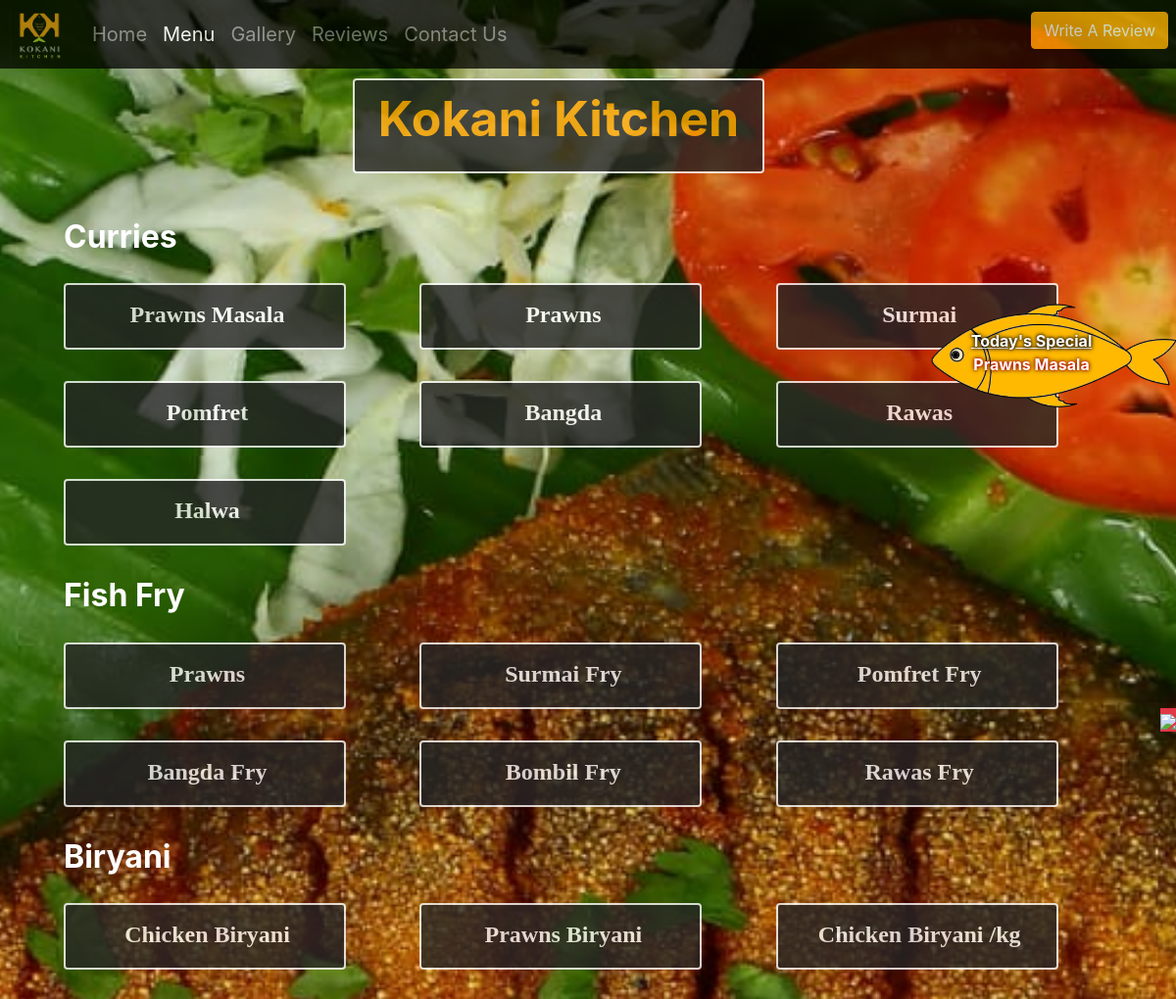
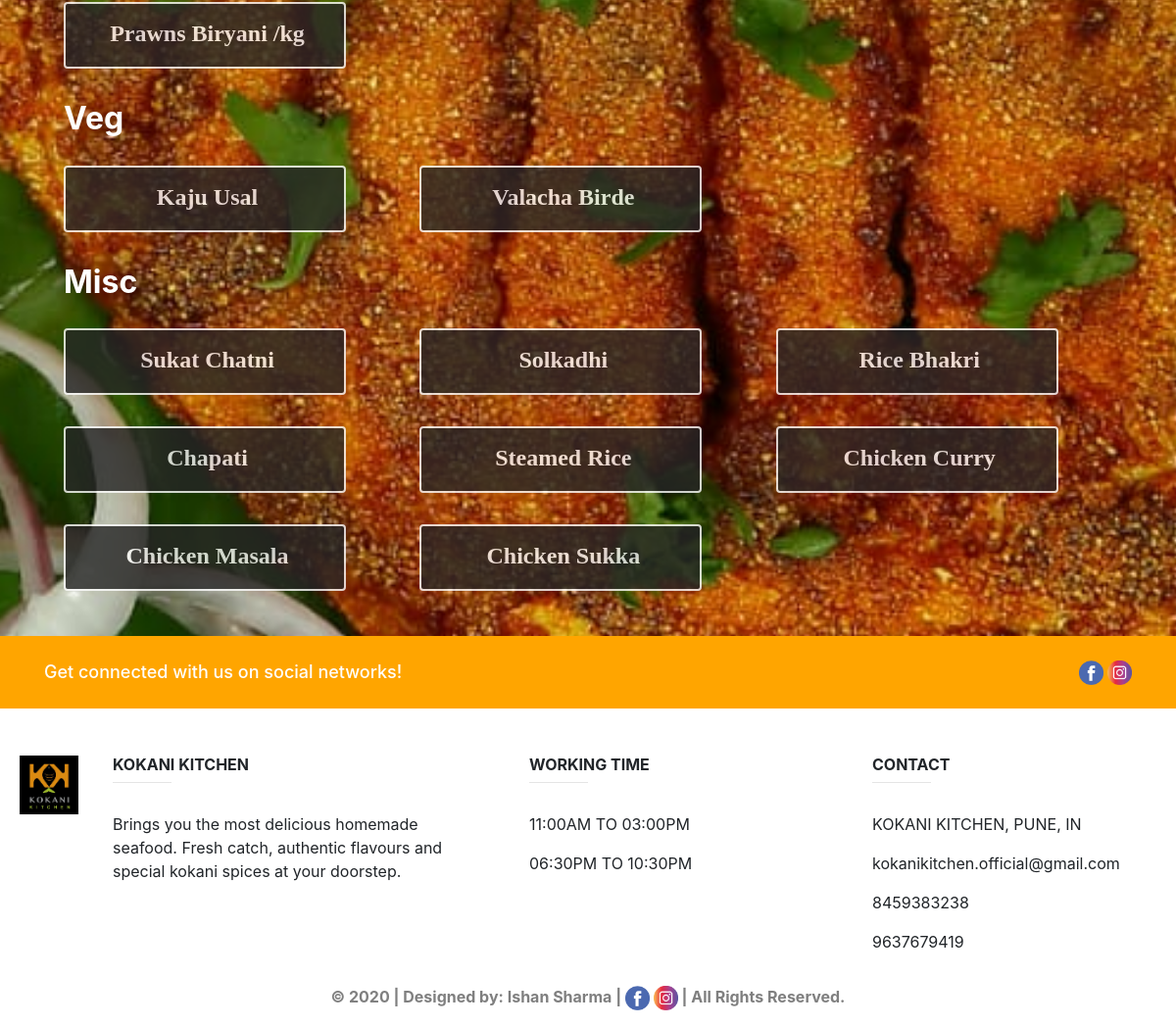
The app's page /menu/ with its own data (2 pictures, top to bottom).
### ReviewApp/models.py (models this page shows, shortened)
class TodaysSpecial(models.Model):
    dish_id = models.AutoField(primary_key=True)
    dname = models.CharField(max_length=50, default="")
    dprice = models.IntegerField(default=0)

class Dishe(models.Model):
    dish_id = models.AutoField(primary_key=True)
    dname = models.CharField(max_length=50, default="")
    category = models.CharField(max_length=50, default="", choices=[('Curries', 'Curries'), ('Fish Fry','Fish Fry'), ('Biryani', 'Biryani'), ('Veg', 'Veg'), ('Misc', 'Misc')])
    dprice = models.IntegerField(default=0)

### ReviewApp/views.py (the view)
# urls.py: path('menu/', views.menu, name="menu"),
def menu(request):
    today = TodaysSpecial.objects.all()
    misc = Dishe.objects.filter(category = 'Misc')
    biryani = Dishe.objects.filter(category = 'Biryani')
    veg = Dishe.objects.filter(category = 'Veg')
    curries = Dishe.objects.filter(category = 'Curries')
    fishfry = Dishe.objects.filter(category = 'Fish Fry')
    return render(request, 'menu.html', {'misc': misc, 'biryani': biryani, 'veg': veg, 'curries': curries, 'fishfry': fishfry,
                                         'today': today})

### ReviewApp/templates/menu.html (shortened to what this page needs)
{% extends 'basic.html' %}
{% block css %}
{% load static %}
{% endblock %}
{% block body %}
	<div class="container" style="padding-bottom: 10px">
		<div class="card title_class" align="center" style="max-width: 420px; min-width: 220px;"><p class="title" style="color: orange; font-weight: bold;">Kokani Kitchen</p></div><br>
		<h4 style="font-weight: bold; color: white; margin-left: 20px; margin-top: 20px; font-size: 2rem;">Curries</h4>
		<div class="container wrapper">
			{% for item in curries %}
			<div class="card" align="center">
				<p class="content">{{item.dname}}</p>
			</div>
			{% if forloop.counter|divisibleby:3 and forloop.counter > 0 and not forloop.last %}
			</div><div class="container wrapper">
			{% endif %}
			{% endfor %}</div>
		<h4 style="font-weight: bold; color: white; margin-left: 20px; margin-top: 20px; font-size: 2rem;">Fish Fry</h4>
		<div class="container wrapper">
			{% for item in fishfry %}
			<div class="card" align="center">
				<p class="content">{{item.dname}}</p>
			</div>
			{% if forloop.counter|divisibleby:3 and forloop.counter > 0 and not forloop.last %}
			</div><div class="container wrapper">
			{% endif %}
			{% endfor %}</div>
		<h4 style="font-weight: bold; color: white; margin-left: 20px; margin-top: 20px; font-size: 2rem;">Biryani</h4>
		<div class="container wrapper">
			{% for item in biryani %}
			<div class="card" align="center">
				<p class="content">{{item.dname}}</p>
			</div>
			{% if forloop.counter|divisibleby:3 and forloop.counter > 0 and not forloop.last %}
			</div><div class="container wrapper">
			{% endif %}
			{% endfor %}</div>
		<h4 style="font-weight: bold; color: white; margin-left: 20px; margin-top: 20px; font-size: 2rem;">Veg</h4>
		<div class="container wrapper">
			{% for item in veg %}
			<div class="card" align="center">
				<p class="content">{{item.dname}}</p>
			</div>
			{% endfor %}</div>
		<h4 style="font-weight: bold; color: white; margin-left: 20px; margin-top: 20px; font-size: 2rem;">Misc</h4>
		<div class="container wrapper">
			{% for item in misc %}
			<div class="card" align="center">
				<p class="content">{{item.dname}}</p>
			</div>
			{% if forloop.counter|divisibleby:3 and forloop.counter > 0 and not forloop.last %}
			</div><div class="container wrapper">
			{% endif %}
			{% endfor %}</div>
		<br>
	</div>
{% endblock %}

### ReviewApp/templates/basic.html (shortened to what this page needs)
<!doctype html>
<html lang="en">
  <head>
    <link rel="stylesheet" href="https://stackpath.bootstrapcdn.com/bootstrap/4.5.2/css/bootstrap.min.css">
  </head>
  <body>
    {% load static %}
    <div class="main mb-20" style="min-height: 800px; background-image: url('{% static 'fish.jpg' %}');background-position: center center; background-repeat: no-repeat; background-attachment: fixed; background-size: cover;">
      <nav class="navbar navbar-expand-lg navbar-dark" style="opacity: 75%; background-color: black; padding: 0px;">
        <a class="navbar-brand" href="/"><img src="{% static 'logo.jpg' %}" style="height: 60px; width: 60px; margin-left: 10px;"></a>
        <div class="collapse navbar-collapse" id="navbarSupportedContent">
          <ul class="navbar-nav mr-auto">
            <li class="nav-item" id="home">
              <a class="nav-link" href="/" style="font-size: 20px;">Home</a>
            </li>
            <li class="nav-item" id="menu">
              <a class="nav-link" href="{% url 'menu' %}" style="font-size: 20px;">Menu</a>
            </li>
            <li class="nav-item" id="gallery">
              <a class="nav-link" href="{% url 'gallery' %}" style="font-size: 20px;">Gallery</a>
            </li>
            <li class="nav-item" id="reviews">
              <a class="nav-link" href="{% url 'reviews' %}" style="font-size: 20px;">Reviews</a>
            </li>
            <li class="nav-item" id="contact">
              <a class="nav-link" href="{% url 'contact' %}" style="font-size: 20px;">Contact Us</a>
            </li>
          </ul>
          <a href="{% url 'write_review' %}"><button type="button" class="btn mb-2 mr-2 float-right review" style="background-color: orange; border-color: orange; color: white;">Write A Review</button></a>
        </div>
      </nav>
      <div class="today">
        <div class="today_margin" align="center">
          {% for i in today %}
          <p class="today_text"><b><u style="text-shadow: 0 0 3px black, 0 0 5px black; color: white;">Today's Special</u></b><br><span style="color: white;text-shadow: 0 0 3px red, 0 0 5px black;"><b>{{i.dname}}</b></span></p><br>
          {% endfor %}
        </div>
      </div>
      <div class="icons" style="top: 35%; right: 0; transform: translateY(-50); position: fixed; z-index: 100;">
        <div class="zomato" style="background-color: #E23744">
          <a href="#"><img src="{% static 'zomato.png' %}" height="60px"></a>
        </div>
      </div>
      {% block body %}  {% endblock %}
    </div>
    <div>
      <footer class="page-footer font-small blue-grey lighten-5">
        <div style="background-color: orange;">
          <div class="container">
            <div class="row py-4 d-flex align-items-center">
              <div class="col-md-6 col-lg-5 text-center text-md-left mb-4 mb-md-0">
                <h6 class="mb-0" style="font-size: 18px; color: white">Get connected with us on social networks!</h6>
              </div>
              <div class="col-md-6 col-lg-7 text-center text-md-right">
                <a href="https://www.facebook.com/Relekars-Kokani-Kitchen-109474680644143/"  target="_blank" class="fb-ic">
                  <img class="icon" src="{% static 'fb.png' %}" style="width: 25px; height: 25px;">
                </a>
                <a href="https://instagram.com/relekarskokanikitchen?igshid=dddwlhj5l38y"  target="_blank" class="ig-ic"  >
                  <img class="icon" src="{% static 'ig.png' %}" style="width: 25px; height: 25px;">
                </a>
              </div>
            </div>
          </div>
        </div>
        <div class="container-fluid text-center text-md-left mt-5">
          <div class="row mt-3 dark-grey-text">
            <div class="col-md-2 col-lg-1 col-xl-1 mb-4" align="center">
              <img src="{% static 'logo.jpg' %}" style="height: 60px; width: 60px">
            </div>
            <div class="col-md-4 col-lg-5 col-xl-4 mb-4">
              <h6 class="text-uppercase font-weight-bold">Kokani Kitchen</h6>
              <hr class="teal accent-3 mb-4 mt-0 d-inline-block mx-auto" style="width: 60px;">
              <p>Brings you the most delicious homemade seafood. Fresh catch, authentic flavours and special kokani spices at your doorstep.</p>
            </div>
            <div class="col-md-4 col-lg-3 col-xl-3 mx-auto mb-1">
              <h6 class="text-uppercase font-weight-bold">Working Time</h6>
              <hr class="teal accent-3 mb-4 mt-0 d-inline-block mx-auto" style="width: 60px;">
              <p>
                11:00AM TO 03:00PM
              </p>
              <p>
                06:30PM TO 10:30PM
              </p>
            </div>
            <div class="col-md-4 col-lg-3 col-xl-3 mx-auto mb-md-0 mb-4">
              <h6 class="text-uppercase font-weight-bold">Contact</h6>
              <hr class="teal accent-3 mb-4 mt-0 d-inline-block mx-auto" style="width: 60px;">
              <p>
                KOKANI KITCHEN, PUNE, IN</p>
              <p>
                kokanikitchen.official@gmail.com</p>
              <p>
               8459383238</p>
              <p>
               9637679419</p>
            </div>
          </div>
        </div>
        <div class="footer-copyright text-center text-black-50 py-3"><b>© 2020 | Designed by: Ishan Sharma | <a href="https://www.facebook.com/ishan.sharma.587606"  target="_blank" class="fb-ic">
                  <img class="icon" src="{% static 'fb.png' %}" style="width: 25px; height: 25px;">
                </a> <a href="https://instagram.com/__pokerface__20__?igshid=scahi8z5vasx"  target="_blank" class="ig-ic"  >
                  <img class="icon" src="{% static 'ig.png' %}"  style="width: 25px; height: 25px;">
                </a> | All Rights Reserved.</b>
        </div>
      </footer>
    </div>
  </body>
</html>

### records on screen
TodaysSpecial: dname "Prawns Masala"
Dishe: dname "Prawns Masala"
Dishe: dname "Prawns"
Dishe: dname "Surmai"
Dishe: dname "Pomfret"
Dishe: dname "Bangda"
Dishe: dname "Rawas"
Dishe: dname "Halwa"
Dishe: dname "Prawns"
Dishe: dname "Surmai Fry"
Dishe: dname "Pomfret Fry"
Dishe: dname "Bangda Fry"
Dishe: dname "Bombil Fry"
Dishe: dname "Rawas Fry"
Dishe: dname "Chicken Biryani"
Dishe: dname "Prawns Biryani"
Dishe: dname "Chicken Biryani /kg"
Dishe: dname "Prawns Biryani /kg"
Dishe: dname "Kaju Usal"
Dishe: dname "Valacha Birde"
Dishe: dname "Sukat Chatni"
Dishe: dname "Solkadhi"
Dishe: dname "Rice Bhakri"
Dishe: dname "Chapati"
Dishe: dname "Steamed Rice"
Dishe: dname "Chicken Curry"
Dishe: dname "Chicken Masala"
Dishe: dname "Chicken Sukka"
